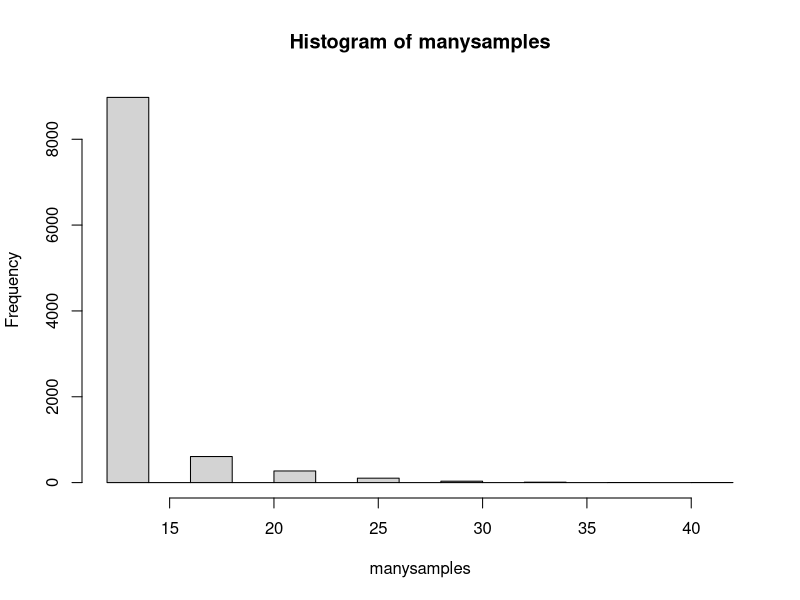

Reproduce this figure in R.
# Create some fake pot data
#  (you can ignore this bit of code)
potData = data.frame(id=1:100)
pdx = as.data.frame(
  matrix(c(rep(c("red","round"),41),
       rep(c("blue","round"),15),
       rep(c("red","square"),20),
       rep(c("blue","square"),24)),ncol=2,byrow = TRUE))
potData = cbind(potData,pdx)
names(potData) = c("id","colour","shape")
potData = potData[sample(1:nrow(potData)),]
# Take a look at the data
head(potData)

# Make a contingency table
potTable = table(potData$colour,potData$shape)
potTable
# Calculate the difference in distribution
trueDiffScore = abs(potTable[1,1] - potTable[1,2]) + abs(potTable[2,1] - potTable[2,2])
trueDiffScore

# Create a function that takes a data frame of pot data,
#  permutes the colour column using "sample()",
#  creates a contingency table,
#  calculates a difference (like above)
#  and returns that difference
permutePots = function(potData){
  potData$colour=sample(potData$colour)
  potTable = table(potData$colour,potData$shape)
  trueDiffScore = abs(potTable[1,1] - potTable[1,2]) + abs(potTable[2,1] - potTable[2,2])
  return(trueDiffScore)
}

# Use 'replicate' to run this function 10,000 times,
#  and store the results in a variable.
manysamples<- replicate (10000,permutePots(potData))
# Use "hist()" to create a histogram of the results 
hist(manysamples)
# In how many random worlds was the result equal
#  or more extreme than the true difference?
# TODO

sum(manysamples >= 30)
